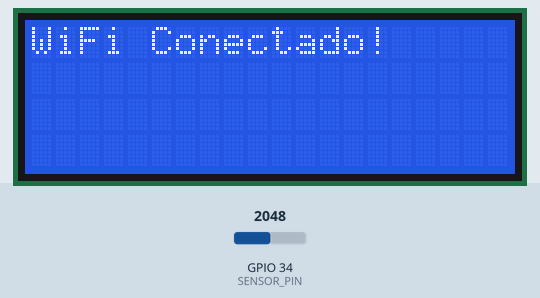
Recording of a sketch running on a simulated ESP32. Parts: 20×4 character LCD. Inputs (shaded band) come from the test bench; at power-on: GPIO 34 (SENSOR_PIN) = 2048. WiFi joins after 1.5 s; servers stay silent unless stated; uploads are accepted with an empty reply; what the sketch prints to the serial monitor is not drawn.

Above: at 1.7 s.
At 2.9 s:
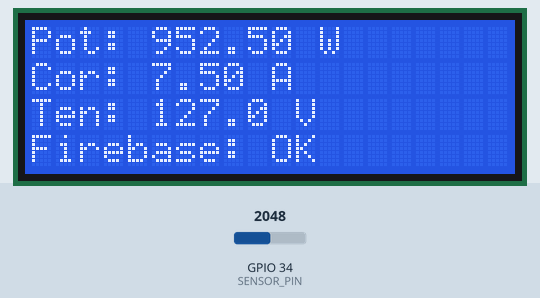
3.9 s: GPIO 34 (SENSOR_PIN) set to 2866
At 4.74 s:
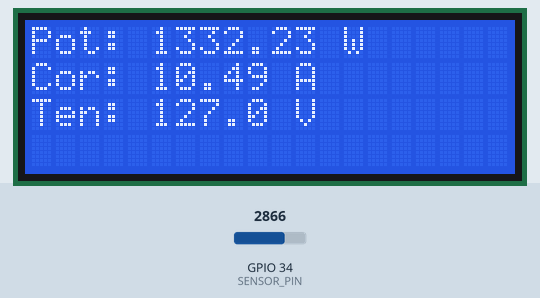
6.3 s: GPIO 34 (SENSOR_PIN) set to 3603
At 7.4 s:
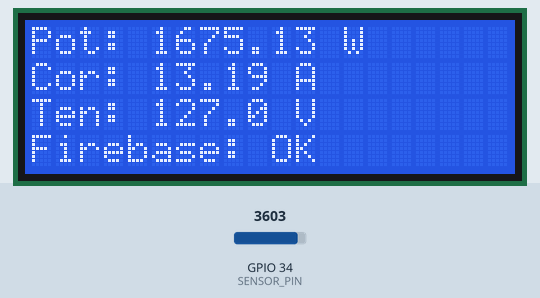
8.3 s: GPIO 34 (SENSOR_PIN) set to 4095
At 9.4 s:
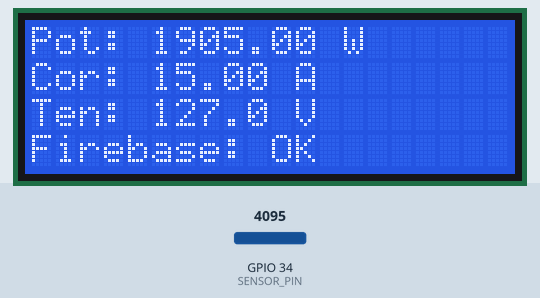
Timing chart, 0 to 11.3 s (numbered marks = the images above; inputs shaded):
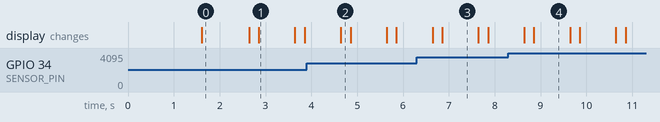

Measured:
- after the input at 3.9 s, the display: changes after 0.74 s (image 2)
- after the input at 6.3 s, the display: first changes after 0.34 s (image 3 shows a later state)
- after the input at 8.3 s, the display: first changes after 0.34 s (image 4 shows a later state)
- what the display in image 0 shows lasts 1.0 s, from 1.6 s to 2.6 s
- what the display in image 1 shows lasts 0.7 s, from 2.9 s to 3.6 s

The sketch:

ecowatt_esp32.ino
```cpp
// EcoWatt - firmware do ESP32 (prototipo virtual no Wokwi)
//
// Le a corrente (simulada por um potenciometro no pino 34), calcula potencia e energia
// acumulada, mostra no LCD 20x4 I2C e envia para o Firebase Realtime Database via REST.
//
// ATENCAO: nao coloque credenciais reais neste arquivo. Preencha FIREBASE_HOST e
// FIREBASE_AUTH apenas localmente (ou use um arquivo secrets.h fora do Git).

#include <WiFi.h>
#include <HTTPClient.h>
#include <ArduinoJson.h>
#include <LiquidCrystal_I2C.h>

// --- CONFIGURACOES DO WI-FI
const char* ssid = "Wokwi-GUEST";
const char* password = "";

// --- CONFIGURACOES DO FIREBASE ---
#define FIREBASE_HOST "https://SEU-PROJETO-default-rtdb.firebaseio.com/"
#define FIREBASE_AUTH "SEU_SEGREDO_DO_FIREBASE"

// --- COMPONENTES ---
const int SENSOR_PIN = 34;
LiquidCrystal_I2C lcd(0x27, 20, 4);
const float TENSAO_REDE = 127.0;

// --- CONTROLE DE TEMPO NAO-BLOQUEANTE ---
unsigned long lastRealtimeUpdate = 0;
unsigned long lastHistoryUpdate = 0;
double energiaAcumulada_kWh = 0.0;

// Intervalos em milissegundos
const long realtimeInterval = 1000;  // Atualiza em tempo real a cada 1 segundo
const long historyInterval = 300000; // Registra no historico a cada 5 minutos

void setup() {
  Serial.begin(115200);
  Serial.println("Hello, ESP32!");

  lcd.init();
  lcd.backlight();

  lcd.setCursor(0, 1);
  lcd.print("Conectando ao WiFi...");
  WiFi.begin(ssid, password);
  while (WiFi.status() != WL_CONNECTED) {
    delay(500);
    Serial.print(".");
  }
  Serial.println(" Conectado!");
  lcd.clear();
  lcd.setCursor(0, 0);
  lcd.print("WiFi Conectado!");
  delay(1000);
}

void loop() {
  unsigned long currentTime = millis();

  // --- TAREFA 1: ATUALIZACAO EM TEMPO REAL (a cada 1 segundo) ---
  if (currentTime - lastRealtimeUpdate >= realtimeInterval) {
    lastRealtimeUpdate = currentTime;

    // Leitura e calculos
    int valorBruto = analogRead(SENSOR_PIN);
    float correnteSimulada = map(valorBruto, 0, 4095, 0, 1500) / 100.0;
    float potenciaSimulada = TENSAO_REDE * correnteSimulada;
    double energiaIntervalo_kWh = (potenciaSimulada * (realtimeInterval / 3600000.0)) / 1000.0;
    energiaAcumulada_kWh += energiaIntervalo_kWh;

    // Atualiza o display LCD
    lcd.clear();
    lcd.setCursor(0, 0); lcd.print("Pot: "); lcd.print(potenciaSimulada, 2); lcd.print(" W");
    lcd.setCursor(0, 1); lcd.print("Cor: "); lcd.print(correnteSimulada, 2); lcd.print(" A");
    lcd.setCursor(0, 2); lcd.print("Ten: "); lcd.print(TENSAO_REDE, 1); lcd.print(" V");

    // Envia os dados para o Firebase (no de leituras em tempo real)
    if (WiFi.status() == WL_CONNECTED) {
      HTTPClient http;
      String urlLeituras = String(FIREBASE_HOST) + "leituras.json?auth=" + String(FIREBASE_AUTH);
      http.begin(urlLeituras);
      http.addHeader("Content-Type", "application/json");

      JsonDocument docLeituras;
      docLeituras["potencia_W"] = potenciaSimulada;
      docLeituras["corrente_A"] = correnteSimulada;
      docLeituras["tensao_V"] = TENSAO_REDE;
      docLeituras["energia_kWh"] = energiaAcumulada_kWh;

      String payloadLeituras;
      serializeJson(docLeituras, payloadLeituras);

      int httpResponseCode = http.PUT(payloadLeituras);
      if (httpResponseCode > 0) {
        Serial.printf("[%lu] Update em tempo real: OK\n", currentTime);
        lcd.setCursor(0, 3); lcd.print("Firebase: OK");
      } else {
        Serial.printf("[%lu] Update em tempo real: Erro\n", currentTime);
        lcd.setCursor(0, 3); lcd.print("Firebase: Erro");
      }
      http.end();
    }
  }

  // --- TAREFA 2: REGISTRO DE HISTORICO (a cada 5 minutos) ---
  if (currentTime - lastHistoryUpdate >= historyInterval) {
    lastHistoryUpdate = currentTime;

    int valorBruto = analogRead(SENSOR_PIN);
    float correnteSimulada = map(valorBruto, 0, 4095, 0, 1500) / 100.0;
    float potenciaSimulada = TENSAO_REDE * correnteSimulada;

    // Envia os dados para o Firebase (no de historico)
    if (WiFi.status() == WL_CONNECTED) {
      HTTPClient http;
      String urlHistorico = String(FIREBASE_HOST) + "historico.json?auth=" + String(FIREBASE_AUTH);
      http.begin(urlHistorico);
      http.addHeader("Content-Type", "application/json");

      JsonDocument docHistorico;
      docHistorico["potencia_W"] = potenciaSimulada;

      JsonObject timestampObject = docHistorico.createNestedObject("timestamp");
      timestampObject[".sv"] = "timestamp";

      String payloadHistorico;
      serializeJson(docHistorico, payloadHistorico);

      int httpResponseCode = http.POST(payloadHistorico);
      if (httpResponseCode > 0) {
        Serial.printf("[%lu] Registro de historico enviado: OK\n", currentTime);
      } else {
        Serial.printf("[%lu] Registro de historico: Erro\n", currentTime);
      }
      http.end();
    }
  }
}
```
